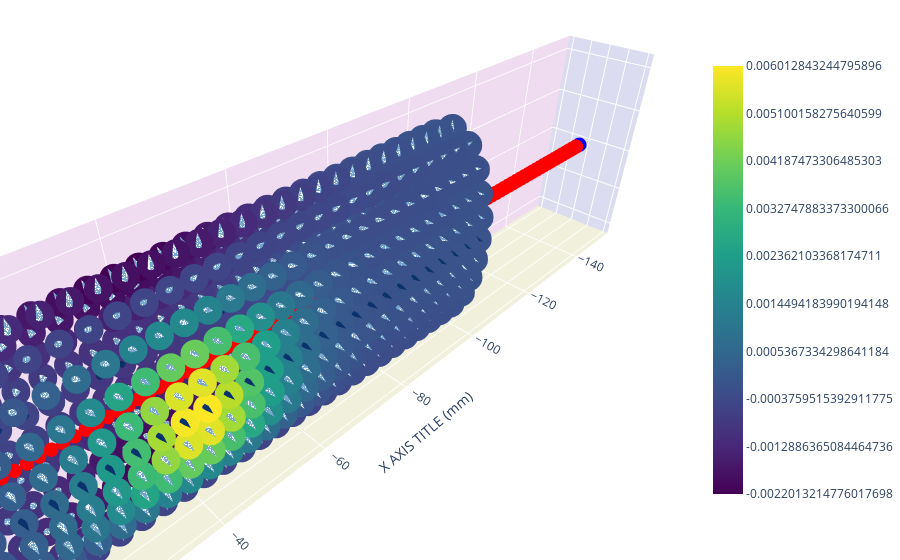

Notebook code for this chart:
### Code cell
fish.visualize_scatter(intensity=modulation[:,0], show_normals=1, show_point_currents=5, marker_alpha=1)
print()

### Figure 1 — Plotly figure (JSON) as saved in the notebook; plotly's stock layout.template omitted (floating-point values rounded to 4 significant figures; data arrays with more than 128 entries replaced by an {"elided": "..."} marker saying what was removed)
{"data": [{"marker": {"color": [0.01, 0.01, 0.01, 0.01, 0.01, 0.01, 0.01, 0.01, 0.01, 0.01, 0.01, 0.01, 0.01, 0.01, 0.01, 0.01, 0.01, 0.01, 0.01, 0.01, 0.01, 0.01, 0.01, 0.01, 0.01, 0.01, 0.01, 0.01, 0.01, 0.01, 0.01, 0.01, 0.01, 0.01, 0.01, 0.01, 0.01, 0.01, 0.01, 0.01, 0.01, 0.01, 0.01, 0.01, 0.01, 0.01, 0.01, 0.01, 0.01, 0.01, 0.01, 0.01, 0.01, 0.01, 0.01, 0.01, 0.01, 0.01, 0.01, 0.01, 0.01, 0.01, 0.01, 0.01, 0.01, 0.01, 0.01, 0.01, 0.01, 0.01, 0.01, 0.01, 0.01, 0.01, 0.01, 0.01, 0.01, 0.01, 0.01, 0.01, 0.01, 0.01, 0.01, 0.01, 0.01, 0.01, 0.01, 0.01, 0.01, 0.01, 0.01, 0.01, 0.01, 0.01, 0.01, 0.01, 0.01, 0.01, 0.01, 0.01, -1], "colorscale": [[0, "rgb(0,0,255)"], [1, "rgb(255,0,0)"]], "opacity": 1, "size": 5}, "mode": "markers", "showlegend": false, "type": "scatter3d", "x": [0, -1.5, -3.0, -4.5, -6.0, -7.5, -9.0, -10.5, -12.0, -13.5, -15.0, -16.5, -18.0, -19.5, -21.0, -22.5, -24.0, -25.5, -27.0, -28.5, -30, -31.5, -33, -34.5, -36, -37.5, -39.0, -40.5, -42.0, -43.5, -45, -46.5, -48, -49.5, -51, -52.5, -54.0, -55.5, -57.0, -58.5, -60, -61.5, -63, -64.5, -66, -67.5, -69, -70.5, -72, -73.5, -75, -76.5, -78, -79.5, -81, -82.5, -84, -85.5, -87, -88.5, -90, -91.5, -93, -94.5, -96, -97.5, -99, -100.5, -102, -103.5, -105, -106.5, -108, -109.5, -111, -112.5, -114, -115.5, -117, -118.5, -120, -121.5, -123, -124.5, -126, -127.5, -129, -130.5, -132, -133.5, -135, -136.5, -138, -139.5, -141, -142.5, -144, -145.5, -147, -148.5, -150], "y": [0, 0, 0, 0, 0, 0, 0, 0, 0, 0, 0, 0, 0, 0, 0, 0, 0, 0, 0, 0, 0, 0, 0, 0, 0, 0, 0, 0, 0, 0, 0, 0, 0, 0, 0, 0, 0, 0, 0, 0, 0, 0, 0, 0, 0, 0, 0, 0, 0, 0, 0, 0, 0, 0, 0, 0, 0, 0, 0, 0, 0, 0, 0, 0, 0, 0, 0, 0, 0, 0, 0, 0, 0, 0, 0, 0, 0, 0, 0, 0, 0, 0, 0, 0, 0, 0, 0, 0, 0, 0, 0, 0, 0, 0, 0, 0, 0, 0, 0, 0, 0], "z": [0, 0, 0, 0, 0, 0, 0, 0, 0, 0, 0, 0, 0, 0, 0, 0, 0, 0, 0, 0, 0, 0, 0, 0, 0, 0, 0, 0, 0, 0, 0, 0, 0, 0, 0, 0, 0, 0, 0, 0, 0, 0, 0, 0, 0, 0, 0, 0, 0, 0, 0, 0, 0, 0, 0, 0, 0, 0, 0, 0, 0, 0, 0, 0, 0, 0, 0, 0, 0, 0, 0, 0, 0, 0, 0, 0, 0, 0, 0, 0, 0, 0, 0, 0, 0, 0, 0, 0, 0, 0, 0, 0, 0, 0, 0, 0, 0, 0, 0, 0, 0]}, {"colorscale": [[0, "rgb(247,251,255)"], [0.125, "rgb(222,235,247)"], [0.25, "rgb(198,219,239)"], [0.375, "rgb(158,202,225)"], [0.5, "rgb(107,174,214)"], [0.625, "rgb(66,146,198)"], [0.75, "rgb(33,113,181)"], [0.875, "rgb(8,81,156)"], [1, "rgb(8,48,107)"]], "showlegend": false, "showscale": false, "sizemode": "absolute", "sizeref": 1, "type": "cone", "u": {"elided": "600 int values"}, "v": {"elided": "600 float values"}, "w": {"elided": "600 float values"}, "x": {"elided": "600 float values"}, "y": {"elided": "600 float values"}, "z": {"elided": "600 float values"}}, {"marker": {"cmax": 1, "cmin": 0, "color": {"elided": "600 float values"}, "colorbar": {"len": 0.8, "tickmode": "array", "ticktext": [-0.002201, -0.001289, -0.000376, 0.0005367, 0.001449, 0.002362, 0.003275, 0.004187, 0.0051, 0.006013], "tickvals": [0, 0.1111, 0.2222, 0.3333, 0.4444, 0.5556, 0.6667, 0.7778, 0.8889, 1]}, "colorscale": [[0, "#440154"], [0.1111, "#482878"], [0.2222, "#3e4989"], [0.3333, "#31688e"], [0.4444, "#26828e"], [0.5556, "#1f9e89"], [0.6667, "#35b779"], [0.7778, "#6ece58"], [0.8889, "#b5de2b"], [1, "#fde725"]], "opacity": 1, "size": 10}, "mode": "markers", "showlegend": false, "type": "scatter3d", "x": {"elided": "600 float values"}, "y": {"elided": "600 float values"}, "z": {"elided": "600 float values"}}], "layout": {"margin": {"b": 0, "l": 0, "r": 0, "t": 0}, "scene": {"aspectmode": "data", "xaxis": {"backgroundcolor": "rgb(220, 220, 240)", "gridcolor": "white", "showbackground": true, "title": {"text": "X AXIS TITLE (mm)"}, "zerolinecolor": "white"}, "yaxis": {"backgroundcolor": "rgb(240, 220, 240)", "gridcolor": "white", "showbackground": true, "title": {"text": "Y AXIS TITLE (mm)"}, "zerolinecolor": "white"}, "zaxis": {"backgroundcolor": "rgb(240, 240, 220)", "gridcolor": "white", "showbackground": true, "title": {"text": "z AXIS TITLE (mm)"}, "zerolinecolor": "white"}}}}
